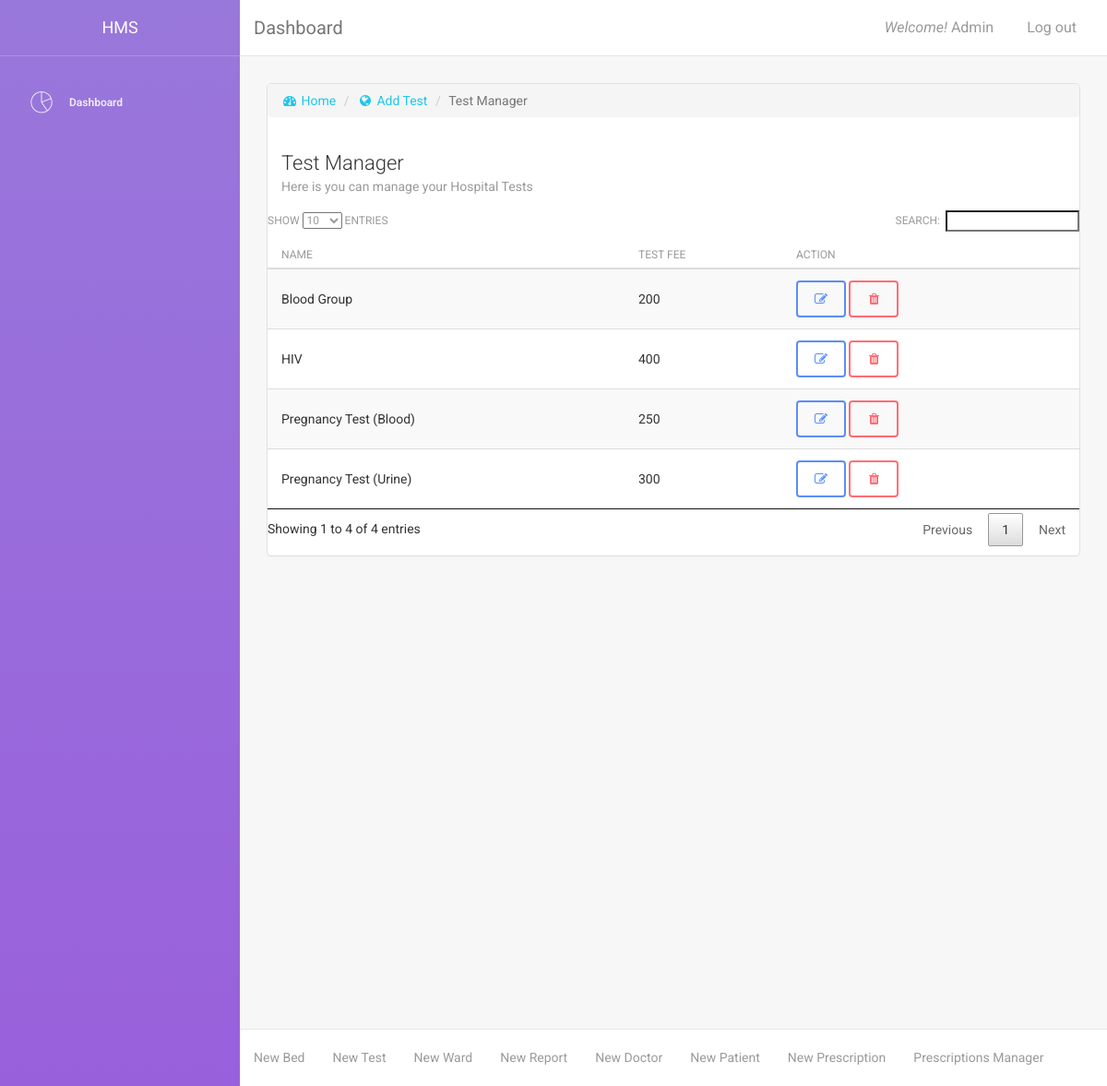
The page /manage_test.php (signed in) on the database its author committed.
### tables this page shows
CREATE TABLE `tbl_test` (
  `test_id` int(2) NOT NULL,
  `test_name` varchar(100) NOT NULL,
  `cost` int(11) NOT NULL
);

### content/test_manager.php (the view, shortened to what this page needs)
<div class="content">
    <div class="container-fluid">
        <div class="row">
            <div class="col-md-12">
                <div class="card">
                    <ol class="breadcrumb">
                        <li><a href="index.php"><i class="fa fa-dashboard"></i> Home</a></li>
                        <li><a href="add_test.php"><i class="fa fa-globe"></i> Add Test</a></li>
                        <li class="active">Test Manager</li>
                    </ol>
                    <div class="header">
                        <h4 class="title">Test Manager</h4>
                        <p class="category">Here is you can manage your Hospital Tests</p>
                    </div>
                    <div class="content table-responsive table-full-width">
                        <table class="table table-hover table-striped" id="myTable">
                            <thead>
                                <th>Name</th>
                                <th>Test Fee</th>
                                <th>Action</th>
                            </thead>
                            <tbody>
                                <?php
                                while ($row = mysqli_fetch_assoc($result)) {
                                    ?>
                                    <tr>
                                        <td><?php echo $row['test_name'] ?></td>
                                        <td><?php echo $row['cost'] ?></td>
                                        <td>
                                            <a href="edit_test.php?id=<?php echo $row['test_id'] ?>" class="btn btn-primary" data-toggle="tooltip" title="Edit Test"><i class="fa fa-pencil-square-o"></i></a>
                                            <a href="function/delete_test.php?id=<?php echo $row['test_id'] ?>" class="btn btn-danger" data-toggle="tooltip" title="Delete Test" onclick="return check_delete();"><i class="fa fa-trash"></i></a>
                                        </td>
                                    </tr>
                                <?php } ?>
                            </tbody>
                        </table>
                    </div>
                </div>
            </div>
        </div>
    </div>
</div>

### rows shown on the page
tbl_test: test_name "Blood Group", cost "200"
tbl_test: test_name "HIV", cost "400"
tbl_test: test_name "Pregnancy Test (Blood)", cost "250"
tbl_test: test_name "Pregnancy Test (Urine)", cost "300"

### other values the page prints
$_SESSION["admin_name"] "Admin"
